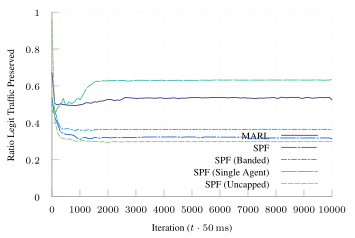

Write the gnuplot code that produced this figure.
set terminal tikz standalone color size 9cm,6cm font '\scriptsize' preamble '\usepackage{microtype} \usepackage{times} \usepackage[T1]{fontenc} \usepackage{siunitx}\sisetup{detect-all}'
set output "udp-s-4.tex"

load "parula.pal"

set style line 102 lc rgb '#a0a0a0' lt 1 lw 1
set border ls 102
set colorbox border 102
set key textcolor rgb "black"
set tics textcolor rgb "black"
set label textcolor rgb "black"

set border 3
set grid x y
set xtics nomirror
set ytics nomirror

#set key autotitle columnhead
set datafile separator ","

set xlabel "Iteration ($t \\cdot{} \\SI{50}{\\milli\\second}$)"
set ylabel "Ratio Legit Traffic Preserved"

set yrange [0.0:1.0]
set key inside bottom right

plot '../results/online-4-avg.csv' u 1:3 w lines smooth sbezier title "MARL" dt 1, \
     '../results/spf-udp-natural-4' u 1:3 w lines smooth sbezier title "SPF" dt (18,2,2,2), \
     '../results/spf-udp-banded-4' u 1:3 w lines smooth sbezier title "SPF (Banded)" ls 4  dt (6,2,2,2), \
     '../results/spf-udp-single-4' u 1:3 w lines smooth sbezier title "SPF (Single Agent)" ls 5 dt (18,2), \
     '../results/spf-udp-uncap-4' u 1:3 w lines smooth sbezier title "SPF (Uncapped)" ls 6 dt (6,2), \
